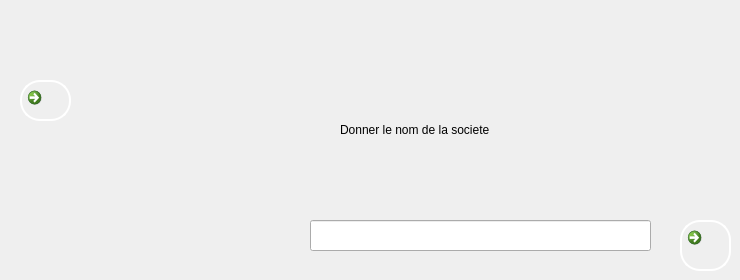
   <widget class="QWidget" name="supp_societe">
    <widget class="QCommandLinkButton" name="supp">
     <property name="geometry">
      <rect>
       <x>680</x>
       <y>220</y>
       <width>51</width>
       <height>51</height>
      </rect>
     </property>
     <property name="styleSheet">
      <string notr="true">QPushButton{
 border-width: 2px;
border-style: outset;
border-color: white;
border-radius: 20px;
padding:0 8;
}
QPushButton:hover
{
background:#f5f5f5;
}
QPushButton:pressed{
border-style: inset;
border-radius: 20px;
padding:0 8;
background:#eeeeee;
}</string>
     </property>
     <property name="text">
      <string/>
     </property>
     <property name="iconSize">
      <size>
       <width>36</width>
       <height>36</height>
      </size>
     </property>
    </widget>
    <widget class="QLineEdit" name="nom_d">
     <property name="geometry">
      <rect>
       <x>310</x>
       <y>220</y>
       <width>341</width>
       <height>31</height>
      </rect>
     </property>
     <property name="font">
      <font>
       <family>Roboto Light</family>
       <pointsize>12</pointsize>
      </font>
     </property>
    </widget>
    <widget class="QCommandLinkButton" name="backtogerersociete_4">
     <property name="geometry">
      <rect>
       <x>20</x>
       <y>80</y>
       <width>51</width>
       <height>41</height>
      </rect>
     </property>
     <property name="styleSheet">
      <string notr="true">QPushButton{
 border-width: 2px;
border-style: outset;
border-color: white;
border-radius: 20px;
padding:0 8;
}
QPushButton:hover
{
background:#f5f5f5;
}
QPushButton:pressed{
border-style: inset;
border-radius: 20px;
padding:0 8;
background:#eeeeee;
}</string>
     </property>
     <property name="text">
      <string/>
     </property>
     <property name="iconSize">
      <size>
       <width>32</width>
       <height>32</height>
      </size>
     </property>
    </widget>
    <widget class="QLabel" name="label">
     <property name="geometry">
      <rect>
       <x>340</x>
       <y>120</y>
       <width>251</width>
       <height>20</height>
      </rect>
     </property>
     <property name="styleSheet">
      <string notr="true">font: 75 14pt &quot;MS Shell Dlg 2&quot;;</string>
     </property>
     <property name="text">
      <string>Donner le nom de la societe</string>
     </property>
    </widget>
   </widget>
